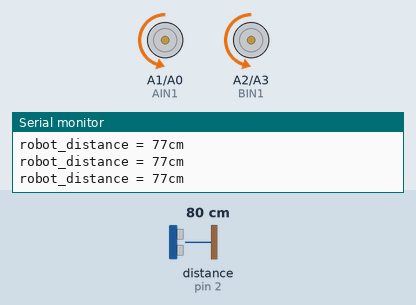
This sketch was run on a simulated Arduino Uno, built with avr-gcc and run on an emulated ATmega328P. Parts: motor-driver pin pairs drawn as motors (green arrow = first pin HIGH = forward, orange = second pin HIGH = backward, longer = more drive, scaled by the enable pin), the last lines printed to the serial monitor. Wiring (inferred from the names in the program): ultrasonic range finder: trigger pin 3; echo pin 2. Inputs (shaded band) come from the test bench; at power-on: distance to the obstacle (sensor on pin 2) 80 cm. The echo pulse lasts 58.3 µs per cm.

Above: at 1.2 s.
1.3 s: distance to the obstacle (sensor on pin 2) set to 34 cm
2.8 s: distance to the obstacle (sensor on pin 2) set to 28 cm
At 3.3 s:
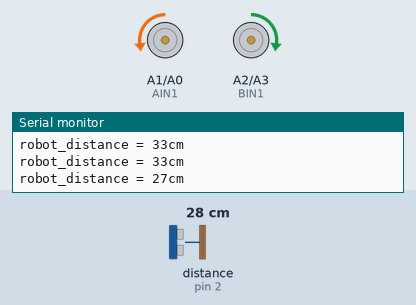
5.8 s: distance to the obstacle (sensor on pin 2) set to 35 cm
At 5.93 s:
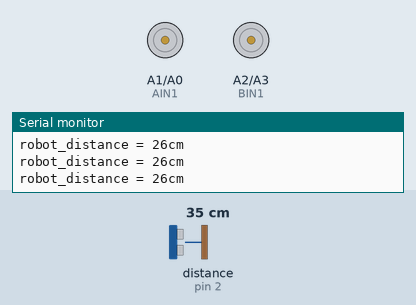
7.5 s: distance to the obstacle (sensor on pin 2) set to 2 cm
At 7.9 s:
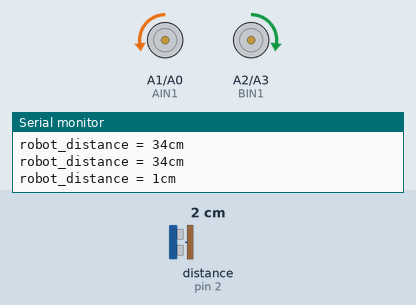
Timing chart, 0 to 11.5 s (numbered marks = the images above; inputs shaded):
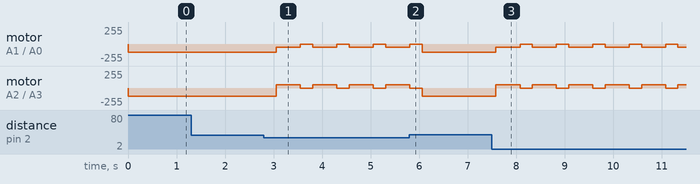

Measured:
- the behaviour switches between 31 and 30 cm on distance to the obstacle (sensor on pin 2) (found by bisection; images 0 and 1)
- after the input at 2.8 s, motor on A1 (AIN1) / A0 (AIN2): alternates backward 50/255 for 0.50 s and stopped for 0.25 s, starting after 0.25 s; motor on A2 (BIN1) / A3 (BIN2): alternates forward 50/255 for 0.50 s and stopped for 0.25 s, starting after 0.25 s
- after the input at 7.5 s, motor on A1 (AIN1) / A0 (AIN2): alternates backward 50/255 for 0.50 s and stopped for 0.25 s, starting after 0.08 s; motor on A2 (BIN1) / A3 (BIN2): alternates forward 50/255 for 0.50 s and stopped for 0.25 s, starting after 0.08 s

The sketch:

Robot_avoiding_obstacles.ino
```cpp
#define PWMA   6           //Left Motor Speed pin (ENA)
#define AIN2   A0          //Motor-L forward (IN2).
#define AIN1   A1          //Motor-L backward (IN1)
#define PWMB   5           //Right Motor Speed pin (ENB)
#define BIN1   A2          //Motor-R forward (IN3)
#define BIN2   A3          //Motor-R backward (IN4)
#define ECHO   2
#define TRIG   3

int robot_distance = 0;
int robot_speed = 120;

int distance_measure();
void forward();
void backward();
void right();
void left();
void stop();

void setup()
{
  Serial.begin(115200);
  Serial.println("Robot avoiding obstacles example");
  pinMode(ECHO, INPUT);    // Define the ultrasonic echo input pin
  pinMode(TRIG, OUTPUT);   // Define the ultrasonic trigger input pin
  pinMode(PWMA,OUTPUT);    // Define the Left Motor Speed pin
  pinMode(AIN2,OUTPUT);    // Define the Left Motor forward pin
  pinMode(AIN1,OUTPUT);    // Define the Left Motor backward pin
  pinMode(PWMB,OUTPUT);    // Define the Right Motor Speed pin
  pinMode(BIN1,OUTPUT);    // Define the Right Motor forward pin
  pinMode(BIN2,OUTPUT);    // Define the Rightt Motor backward pin
  analogWrite(PWMA,robot_speed);
  analogWrite(PWMB,robot_speed);
  stop();
}

void loop()
{
  robot_distance = distance_measure();                 //display distance
  Serial.print("robot_distance = ");            //print distance
  Serial.print(robot_distance);
  Serial.println("cm");
  if(robot_distance < 30)      //Ultrasonic range ranging 2cm to 500cm
  {
    right();
    //left();
    delay(500);
    stop();
  }
  else
  {
    forward();
  }
  delay(250);
}

int distance_measure()         // Measure the distance
{
  digitalWrite(TRIG, LOW);   // set trig pin low 5μs
  delayMicroseconds(5);
  digitalWrite(TRIG, HIGH);  // set trig pin 15μs
  delayMicroseconds(15);
  digitalWrite(TRIG, LOW);    // set trig pin low
  float Fdistance = pulseIn(ECHO, HIGH);  // Read echo pin high level time(us)
  Fdistance= Fdistance/60;
  return (int)Fdistance;
}

void forward()
{
  analogWrite(PWMA,robot_speed);
  analogWrite(PWMB,robot_speed);
  digitalWrite(AIN1,LOW);
  digitalWrite(AIN2,HIGH);
  digitalWrite(BIN1,LOW);
  digitalWrite(BIN2,HIGH);
}

void backward()
{
  analogWrite(PWMA,robot_speed);
  analogWrite(PWMB,robot_speed);
  digitalWrite(AIN1,HIGH);
  digitalWrite(AIN2,LOW);
  digitalWrite(BIN1,HIGH);
  digitalWrite(BIN2,LOW);
}

void right()
{
  analogWrite(PWMA,50);
  analogWrite(PWMB,50);
  digitalWrite(AIN1,LOW);
  digitalWrite(AIN2,HIGH);
  digitalWrite(BIN1,HIGH);
  digitalWrite(BIN2,LOW);
}

void left()
{
  analogWrite(PWMA,50);
  analogWrite(PWMB,50);
  digitalWrite(AIN1,HIGH);
  digitalWrite(AIN2,LOW);
  digitalWrite(BIN1,LOW);
  digitalWrite(BIN2,HIGH);
}

void stop()
{
  analogWrite(PWMA,0);
  analogWrite(PWMB,0);
  digitalWrite(AIN1,LOW);
  digitalWrite(AIN2,LOW);
  digitalWrite(BIN1,LOW);
  digitalWrite(BIN2,LOW);
}
```
